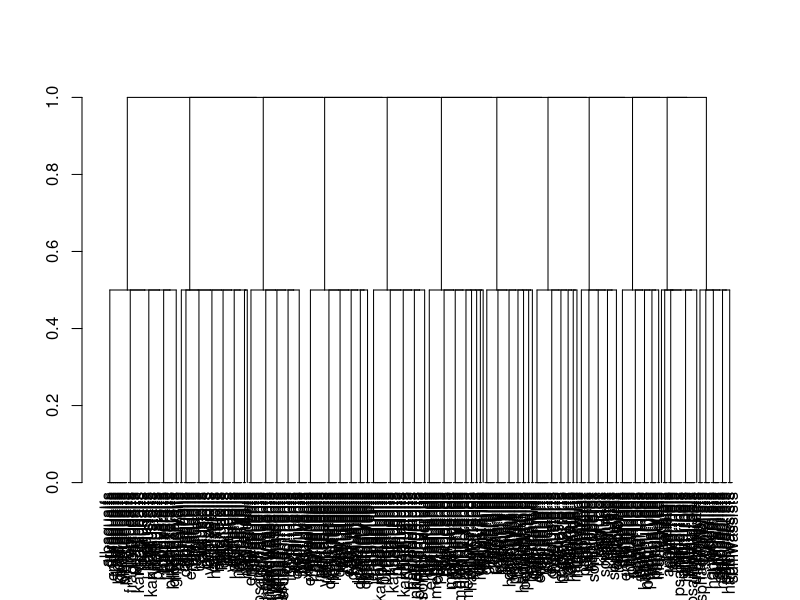

This figure's R source:
##
## establish very simple distances based only on relative position within ST hierarchy
##


library(cluster)

# this is the manually corrected version
ST.clean <- read.csv('ST-full-fixed.csv', stringsAsFactors = FALSE)

# subset to GG level
ST.sub <- unique(ST.clean[, 1:3])

# convert to factors
ST.sub$tax_order <- factor(ST.sub$tax_order)
ST.sub$tax_suborder <- factor(ST.sub$tax_suborder)

# copy GG taxa to rownames
row.names(ST.sub) <- ST.sub$tax_greatgroup

# distance is not likely very meaningful
d <- daisy(ST.sub[, 1:2], metric = 'gower')

table(d)

plot(as.dendrogram(diana(d)))


## TODO: full distance to family level

